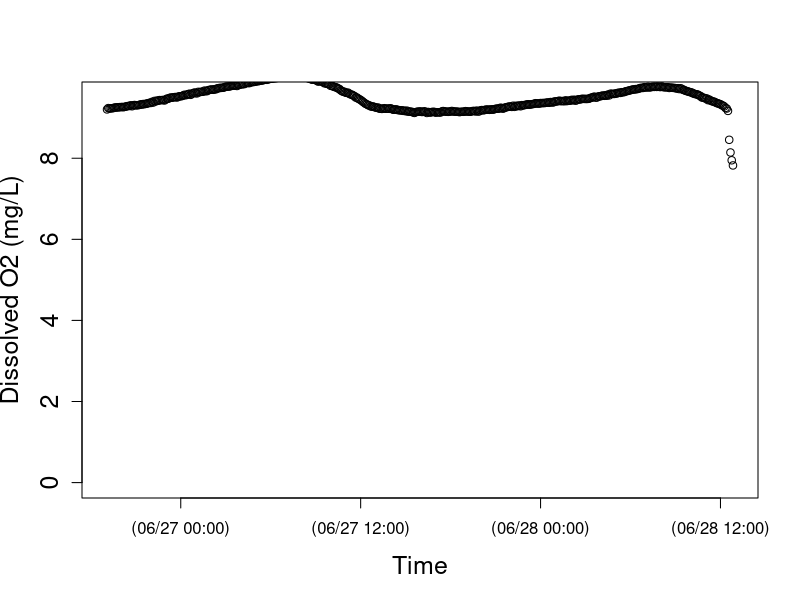
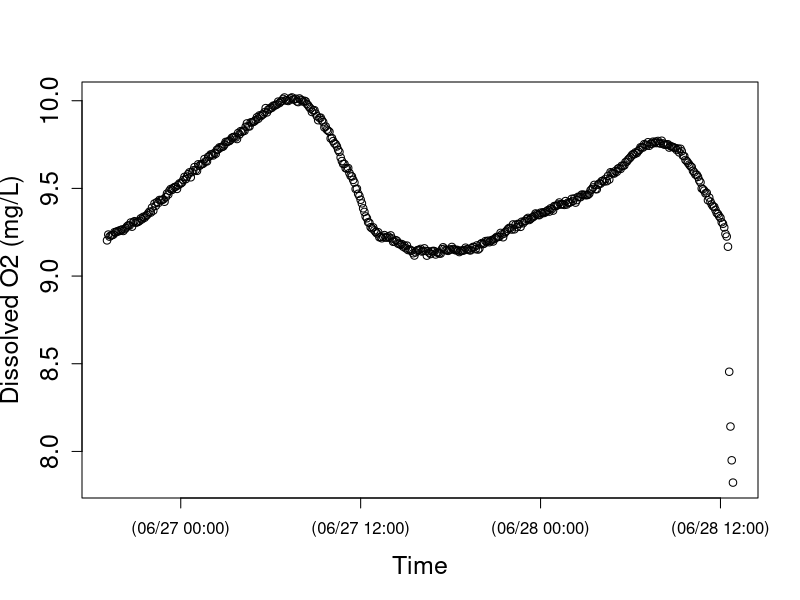

Generate these figures, in order, with R: (Note: this script raises an error after producing the figures.)
setwd("N:/Thesis.N/FreshStart_trans/TempLight_trans/TempLightSum18_trans/BL26jun18")
install.packages("chron")
library(chron)
StreamData=read.table("BL26jun18.txt",header=TRUE)  	##time is in seconds since 1970 and in UTC
StreamData$dtime<-chron(StreamData$time/86400)-(7/24)
## Check new chron object dtime and O2 data
## here is where you can target and remove outliers if you want to check before running models 
plot(StreamData$dtime, StreamData$oxy,cex.lab=1.5, cex.axis=1.5, lwd=1,ylim=c(0,9.5), xlab="Time",ylab="Dissolved O2 (mg/L)")
plot(StreamData$dtime, StreamData$oxy,cex.lab=1.5, cex.axis=1.5, lwd=1, xlab="Time",ylab="Dissolved O2 (mg/L)")

# END data important and management
# [2] LOAD O2 SATURATION FUNCTION

osat<- function(temp, bp) {
  
  tstd<-log((298.15-temp) / (273.15 + temp))
  
  a0<-2.00907
  a1<-3.22014
  a2<-4.0501
  a3<-4.94457
  a4<- -0.256847
  a5<- 3.88767
  
  u<-10^(8.10765-(1750.286/(235+temp)))
  
  sato<-(exp(a0 + a1*tstd + a2*tstd^2 + a3*tstd^3 + a4*tstd^4+a5*tstd^5))*((bp-u)/(760-u))*1.42905
  sato
}

#end of function
# END loading O2 SAT calc #
# [3] LOAD BAROMETRIC PRESSURE FUNCTION
## Function to correct barometric pressure for altitude. From Colt (2012).
## This function gives bp in mmHg for altitude given nearby measurement of standardized barometric pressure. 
## temp is degC 
## alt is m
## bpst is in inches of Hg and the sort of data you will find from U.S. weather stations.  Delete the *25.4 if you in the rest of the world where pressure is given in metric units
####function returns mm of Hg
bpcalc<- function(bpst, alt) {
  bpst*25.4*exp((-9.80665*0.0289644*alt)/(8.31447*(273.15+15)))
}
#end of function
# END loading BP calc function ####### 
# [4] LOAD GAS EXCHANGE (K) FUNCTIONS
# NOTE: The functions you use will depend on the methods used to estimate K (O2, propane, SF6). The temperature correction (Kcor) is embedded in the models below, but the Kcor function must be loaded into R before running the model.
# UNITS are day^(-1)
## This code does the opposite of Kcor below; it estimates K600 for KO2 at a given temperature. From Wanninkhof (1992).
K600fromO2<-function (temp, KO2) {
  ((600/(1800.6 - (120.1 * temp) + (3.7818 * temp^2) - (0.047608 * temp^3)))^-0.5) * KO2
}
#end of function
# This calculates K600 from K measured in a propane addition. From Raymond et al. (2012).
K600frompropane<-function (temp, Kpropane) {
  ((600/(2864 - (154.14 * temp) + (3.791 * temp^2) - (0.0379 * temp^3)))^-0.5) * Kpropane
}
#end of function
# This calculates K600 from K measured in a SF6 addition. From Raymond et al. (2012).
K600fromSF6<-function(temp, KSF6) {
  ((600/(3255.3-(217.13*temp)+(6.837*temp^2)-(0.08607*temp^3)))^-0.5)*KSF6
}
#end of function
# This function calculates KO2 at any given tempertaure from K600. via schmidt number scaling.  The scaling equation if From JÃ¤hne et al. (1987), Schmidt number conversions from Wanninkhof et al. 1992.
Kcor<-function (temp,K600){
  K600/(600/(1800.6-(temp*120.1)+(3.7818*temp^2)-(0.047608*temp^3)))^-0.5
}
#end of function
# END loading K functions
# [5] NIGHTTIME REGRESSION to estimate K -- OPTIONAL
### nighttime regression code to estimate K. Approach as in Hornberger and Kelly (1975).
## o2 file is your oxygen data (defined in subsetting)
## bp is barometric pressure in mm Hg for your site, 
## ts is the time step in MINUTES (not days as in metabolism code below)

nightreg<-function(o2file, bp, ts){
  
  temp<-o2file$temp
  oxy<-o2file$oxy
  
  # moving average on oxy data
  oxyf1<-filter(o2file$oxy,rep(1/3,3), sides=2)
  
  # trim the ends of the oxy data
  oxyf2<- oxyf1[c(-1,-length(oxyf1))]
  
  # calculate delO/delt; convert to units of days by ts in min-1*1440
  deltaO2<-((oxyf2[-1]-oxyf2[-length(oxyf2)])/ts)*1440
  
  # Trim the first two and last one from the temp data to match the filter oxy data
  temptrim<-temp[c(-2:-1,-length(temp))]
  
  # calc the dodef
  satdef<-osat(temptrim,bp)-oxyf2[-1]
  
  # fit linear model and plot using linear model fitting (lm) and abline functions in R stats package
  nreg<-lm(deltaO2~satdef)
  plot(satdef,deltaO2)
  abline(nreg)
  
  # use coef function in R stats package to get lm coefficients
  coeff<-coef(nreg)
  
  # output gives lm coeff and K600 (converted from nighttime regression estimate of KO2)
  out<-list(coeff, K600fromO2(mean(temp), coeff[2]))
  out
  
}
#end of function
# NOTE: this approach works better for some sites/dates than others; always check that your model fit is good and that your K600 estimate makes sense!
#Call as:  The first argument in the function defines when to pull data.  In this case on 10/27/204 (for spring creek) between 18:05 and 23:00

nightreg(StreamData[StreamData$dtime>=as.numeric(chron(dates="07/19/17", times="18:10:00")) & StreamData$dtime<=as.numeric(chron(dates="07/21/17", times="10:00:00")), ], bp=660, ts=10)
# END nighttime regression calculation of K #
# check that light makes sense
plot(StreamData$dtime, StreamData$light,cex.lab=1.5, cex.axis=1.5, lwd=1, xlab="Time",ylab="PAR (umol photons/s/m2)")
# END light
# [7] MODEL v1 - RIVERMETABK; solves for GPP, ER, AND K
##
# [7a] LOAD RIVERMETABK functions
###########################################

## VERSION 1 of possible metabolism model

##### now estimate metabolism

## parameter names (and units) for BOTH rivermetab functions (solving for or fixing K600):
## oxy.mod = modeled O2 (mg/L)
## oxy = O2 data (mg/L)
## MET[1] = GPP = estimated daily gross primary production (g O2 m-2 d-1); + flux of O2 production
## MET[2] = ER = estimated daily ecosystem respiration (g O2 m-2 d-1); - flux of O2 consumption 
## MET[3] = K = estimated K600 (d-1)
## z = estimated site depth (m)
## Kcor = KO2 corrected for temperature, calculated from K600 (d-1)
## bp = barometric pressure (mmHg)
## temp = water temperature (C)
## light = PAR data (or modlight from above light function)
## ts = time step of O2 data from logger (10 min intervals --> units are day, so 10/1440=0.06944)

# Model to calculate GPP, ER and K simultaneously
# This model is advantageous in the sense that one can estimate K from the data, but beware that it may be an overparameterized model.  
# Note that you have the opportunity below to use your light data or modeled light (here as data$light estimated for spring creek and french creek with the light model function above). You decide and modify the function and data names accordingly.

# rivermetabK is the master function that calls the MLE function (onestationmleK) and plotting function (onestationplot) below
rivermetabK<-function(o2file, z, bp, ts){
  
  ##pull data out of loaded o2file (subset in CALL function) and give it a name. 
  temp<-o2file$temp
  oxy<-o2file$oxy
  light<-o2file$light
  
  ##This calls onestationmleK (below) to calculate metabolism by non-linear minimization. We use nlm() function in R stats package; for more information see "help(nlm)"  The first argument is the function to be minimized, the second defines the starting values.  The function that is minimized (onestationmleK, see below) always has as its first argument, a vector of parameters (MET), and second argument a vector of starting values for those parameters, p=c(3,-5, 10).
  
  river.mle<-nlm(onestationmleK, p=c(3,-5, 10), oxy=oxy, z=z,temp=temp,light=light, bp=bp, ts=ts)
  
  ##plot modeled and measaured O2 given MLE estimates of GPP, ER, and K600.  It calls a function below onestationplot()
  
  onestationplot(GPP=river.mle$estimate[1], ER=river.mle$estimate[2],oxy=oxy,z=z,temp=temp,light=light, K=river.mle$estimate[3], bp=bp, ts=ts)
  
  ##return GPP, ER, K600, and MLE values
  b <- list(GPP=river.mle$estimate[1], ER=river.mle$estimate[2], K600=river.mle$estimate[3], neglogL=river.mle$minimum[1])
  b
}
# end of function
# This function returns the negative log likelihood value given O2 data and estimates of GPP, ER, and K (which is vector MET); is included in master rivermetabK function above
onestationmleK<-function(MET,temp, oxy, light, z, bp, ts) {
  
  # create new vector for modeled O2
  oxy.mod<-numeric(length(data))
  # give starting value from oxygen data; this is the only time O2 data is used to model GPP and ER
  oxy.mod[1]<-oxy[1]
  
  # this is the metabolism equation as in Van de Bogert et al 2007 L&OMethods
  for (i in 2:length(oxy)) {oxy.mod[i]<-oxy.mod[i-1]+((MET[1]/z)*(light[i]/sum(light)))+ MET[2]*ts/z+(Kcor(temp[i],MET[3]))*ts*(osat(temp[i],bp)-oxy.mod[i-1]) }
  
  ##below is MLE calculation; output is -log likelihood
  # diff in measured and modeled O2
  sqdiff<-(oxy-oxy.mod)^2 
  # likelihood function
  L <- length(oxy) * (log(((sum(sqdiff)/length(oxy))^0.5))+0.5*log(6.28)) + ((2*sum(sqdiff)/length(oxy))^-1) * sum(sqdiff)
  L
}
# end of function
# this function plots modeled O2 and O2 data from estimates of daily GPP, ER, and K; is included in master rivermetabK function above
# Calls same metabolism equation as in mle function, but plots modeled O2 as a function of GPP, ER, and K estimates from mle
# use this to visually assess your model estimates (should be good agreement between modeled and measured O2)
onestationplot<-function(GPP, ER, oxy, z, temp, K, light, bp, ts) {
  
  oxy.mod<-numeric(length(oxy))
  oxy.mod[1]<-oxy[1]
  
  # this is the metabolism equation as in Van de Bogert et al (2007) L&OMethods
  for (i in 2:length(oxy)) { oxy.mod[i]<-oxy.mod[i-1]+((GPP/z)*(light[i]/sum(light)))+ ER*ts/z+(Kcor(temp[i],K))*ts*(osat(temp[i],bp)-oxy.mod[i-1]) }
  
  plot(seq(1:length(oxy)),oxy.mod, type="l",xlab="Time", ylab="Dissolved oxygen  (mg/L)", cex.lab=1.5, cex.axis=1.5, lwd=2 )
  points(seq(1:length(oxy)),oxy)
}
# end of function

####### END LOADING rivermetabK function #
# [7b] CALL RIVERMETABK function
###########################################

## Call as:  z is depth in m, bp is im mmHg, ts is time steps in days.

# for spring creek data; 10/28/14
###########################################

## Call as:  z is depth in m, bp is im mmHg, ts is time steps in days.

# for spring creek data; 10/28/14
rivermetab<-function(o2file, z, bp, ts, K){
  
  ##pull data out of loaded o2file (subset in CALL function) and give it a name. 
  temp<-o2file$temp
  oxy<-o2file$oxy
  light<-o2file$light
  
  ##calculate metabolism by non linear minimization of MLE function (below)
  river.mle<-nlm(onestationmle, p=c(3,-5), oxy=oxy, z=z,temp=temp,light=light, bp=bp, ts=ts, K=K)
  
  ##plot data; uses same plot function as given for rivermetabK above (relisted below to keep each model as own unit)
  onestationplot(GPP=river.mle$estimate[1], ER=river.mle$estimate[2],oxy=oxy,z=z,temp=temp,light=light, K=K, bp=bp, ts=ts)
  
  ##return GPP, ER, and MLE value
  b<-list(GPP= river.mle$estimate[1], ER= river.mle$estimate[2],  neglogL= river.mle$minimum[1])
  b
}
# end of function

# function returns the likelihood value given O2 data and estimates of GPP, ER (which is vector MET); is included in master rivermetab function above; K600 is fixed
onestationmle<-function(MET,temp, oxy, light, z, bp, ts, K) {
  
  oxy.mod<-numeric(length(data))
  oxy.mod[1]<-oxy[1]
  
  # this is the metabolism equation as in Van de Bogert et al 2007 L&OMethods
  for (i in 2:length(oxy)) {oxy.mod[i]<-oxy.mod[i-1]+((MET[1]/z)*(light[i]/sum(light)))+ MET[2]*ts/z+(Kcor(temp[i],K))*ts*(osat(temp[i],bp)-oxy.mod[i-1]) }
  
  ## below is MLE calculation; output is likelihood
  # diff in measured and modeled O2
  sqdiff<-(oxy-oxy.mod)^2 
  # likelihood function
  L <- length(oxy)*(log(((sum(sqdiff)/length(oxy))^0.5)) +0.5*log(6.28)) + ((2*sum(sqdiff)/length(oxy))^-1)*sum(sqdiff)
  L
}
#end of function

# (As in rivermetabK)
# this function plots modeled O2 and O2 data from estimates of daily GPP and ER; is included in master rivermetab function above
# Calls same metabolism equation as in mle function, but plots modeled O2 as a function of GPP, ER estimates from mle
# use this to visually assess your model estimates (should be good agreement between modeled and measured O2)
onestationplot<-function(GPP, ER, oxy, z, temp, K, light, bp, ts) {
  
  oxy.mod<-numeric(length(oxy))
  oxy.mod[1]<-oxy[1]
  
  # this is the metabolism equation as in Van de Bogert et al (2007) L&OMethods
  for (i in 2:length(oxy)) { oxy.mod[i]<-oxy.mod[i-1]+((GPP/z)*(light[i]/sum(light)))+ ER*ts/z+(Kcor(temp[i],K))*ts*(osat(temp[i],bp)-oxy.mod[i-1]) }
  
  plot(seq(1:length(oxy)),oxy.mod, type="l",xlab="Time", ylab="Dissolved oxygen  (mg/L)", cex.lab=1.5, cex.axis=1.5, lwd=2 )
  points(seq(1:length(oxy)),oxy)
  
  print(summary(lm(oxy~oxy.mod)))
  
}
# end of function
####### END loading rivermetab function ####### 
## Call as:  z is depth in m, bp is im mmHg, ts is time steps in days.

# 5 MIN timestep!! literature k600 values based on slope
rivermetab(o2file=StreamData[StreamData$dtime>=as.numeric(chron(
  dates="06/26/18", times="19:10:00")) & StreamData $dtime<=as.numeric(chron(
    dates="06/28/18", times="12:30:00")), ], 
  z=0.054, 
  bp=727, 
  ts=0.0034722, 
  K=80.768051)
# 10 MIN timestep!! literature k600 values based on slope
rivermetab(o2file=StreamData[StreamData$dtime>=as.numeric(chron(
  dates="06/26/18", times="19:10:00")) & StreamData $dtime<=as.numeric(chron(
    dates="06/28/18", times="12:30:00")), ], 
  z=0.054, 
  bp=727, 
  ts=0.0069444, 
  K=80.768051)

# 5 MIN timestep!! my derived k600 values based on velocity
rivermetab(o2file=StreamData[StreamData$dtime>=as.numeric(chron(
  dates="06/26/18", times="19:10:00")) & StreamData $dtime<=as.numeric(chron(
  dates="06/28/18", times="12:30:00")), ], 
  z=0.054, 
  bp=727, 
  ts=0.0034722, 
  K=64.4975400)
# 10 MIN timestep!! my derived k600 values based on velocity
rivermetab(o2file=StreamData[StreamData$dtime>=as.numeric(chron(
  dates="06/26/18", times="19:10:00")) & StreamData $dtime<=as.numeric(chron(
    dates="06/28/18", times="12:30:00")), ], 
  z=0.054, 
  bp=727, 
  ts=0.0069444, 
  K=64.4975400)

# 5 MIN timestep!! full model as is 
rivermetabK(o2file=StreamData[ StreamData $dtime>=as.numeric(chron(
  dates="06/26/18", times="19:10:00")) & StreamData $dtime<=as.numeric(chron(
  dates="06/28/18", times="12:30:00")), ], 
  z=0.054, 
  bp=727, 
  ts=0.0034722)
